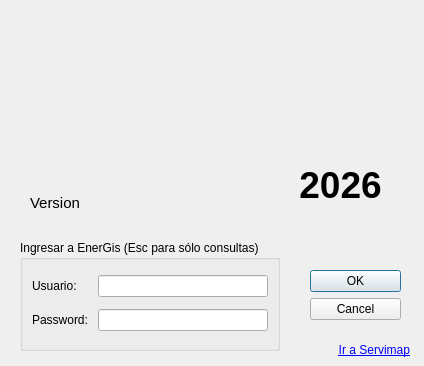
<?xml version="1.0" encoding="UTF-8"?>
<ui version="4.0">
 <class>frmLogin</class>
 <widget class="QDialog" name="frmLogin">
  <property name="windowModality">
   <enum>Qt::ApplicationModal</enum>
  </property>
  <property name="geometry">
   <rect>
    <x>0</x>
    <y>0</y>
    <width>424</width>
    <height>366</height>
   </rect>
  </property>
  <property name="windowTitle">
   <string>Login</string>
  </property>
  <property name="windowOpacity">
   <double>1.000000000000000</double>
  </property>
  <property name="sizeGripEnabled">
   <bool>false</bool>
  </property>
  <property name="modal">
   <bool>false</bool>
  </property>
  <widget class="QGroupBox" name="groupBox">
   <property name="enabled">
    <bool>true</bool>
   </property>
   <property name="geometry">
    <rect>
     <x>20</x>
     <y>240</y>
     <width>260</width>
     <height>111</height>
    </rect>
   </property>
   <property name="title">
    <string>Ingresar a EnerGis (Esc para sólo consultas)</string>
   </property>
   <layout class="QGridLayout" name="gridLayout">
    <item row="0" column="1">
     <widget class="QLineEdit" name="txtUsuario"/>
    </item>
    <item row="0" column="0">
     <widget class="QLabel" name="label">
      <property name="text">
       <string>Usuario:</string>
      </property>
     </widget>
    </item>
    <item row="1" column="1">
     <widget class="QLineEdit" name="txtPassword">
      <property name="inputMethodHints">
       <set>Qt::ImhHiddenText|Qt::ImhNoAutoUppercase|Qt::ImhNoPredictiveText|Qt::ImhSensitiveData</set>
      </property>
      <property name="maxLength">
       <number>20</number>
      </property>
      <property name="echoMode">
       <enum>QLineEdit::Password</enum>
      </property>
     </widget>
    </item>
    <item row="1" column="0">
     <widget class="QLabel" name="label_2">
      <property name="text">
       <string>Password: </string>
      </property>
     </widget>
    </item>
   </layout>
  </widget>
  <widget class="QDialogButtonBox" name="buttonBox">
   <property name="geometry">
    <rect>
     <x>310</x>
     <y>270</y>
     <width>91</width>
     <height>61</height>
    </rect>
   </property>
   <property name="autoFillBackground">
    <bool>true</bool>
   </property>
   <property name="orientation">
    <enum>Qt::Vertical</enum>
   </property>
   <property name="standardButtons">
    <set>QDialogButtonBox::Cancel|QDialogButtonBox::Ok</set>
   </property>
  </widget>
  <widget class="QLabel" name="img">
   <property name="geometry">
    <rect>
     <x>20</x>
     <y>10</y>
     <width>391</width>
     <height>221</height>
    </rect>
   </property>
   <property name="font">
    <font>
     <bold>false</bold>
    </font>
   </property>
   <property name="frameShape">
    <enum>QFrame::NoFrame</enum>
   </property>
   <property name="frameShadow">
    <enum>QFrame::Plain</enum>
   </property>
   <property name="text">
    <string/>
   </property>
   <property name="textFormat">
    <enum>Qt::AutoText</enum>
   </property>
   <property name="scaledContents">
    <bool>true</bool>
   </property>
  </widget>
  <widget class="QLabel" name="lblVersion">
   <property name="geometry">
    <rect>
     <x>30</x>
     <y>195</y>
     <width>230</width>
     <height>16</height>
    </rect>
   </property>
   <property name="font">
    <font>
     <pointsize>11</pointsize>
    </font>
   </property>
   <property name="text">
    <string>Version</string>
   </property>
  </widget>
  <widget class="QLabel" name="lblAnio">
   <property name="geometry">
    <rect>
     <x>290</x>
     <y>160</y>
     <width>101</width>
     <height>50</height>
    </rect>
   </property>
   <property name="font">
    <font>
     <pointsize>28</pointsize>
     <bold>true</bold>
    </font>
   </property>
   <property name="text">
    <string>2026</string>
   </property>
   <property name="textFormat">
    <enum>Qt::AutoText</enum>
   </property>
   <property name="scaledContents">
    <bool>false</bool>
   </property>
   <property name="alignment">
    <set>Qt::AlignCenter</set>
   </property>
  </widget>
  <widget class="QLabel" name="lblWeb">
   <property name="geometry">
    <rect>
     <x>329</x>
     <y>340</y>
     <width>81</width>
     <height>20</height>
    </rect>
   </property>
   <property name="font">
    <font>
     <pointsize>9</pointsize>
    </font>
   </property>
   <property name="cursor">
    <cursorShape>PointingHandCursor</cursorShape>
   </property>
   <property name="text">
    <string>&lt;a href=&quot;https://www.servimap.com.ar&quot;&gt;Ir a Servimap&lt;/a&gt;</string>
   </property>
   <property name="alignment">
    <set>Qt::AlignRight|Qt::AlignTrailing|Qt::AlignVCenter</set>
   </property>
  </widget>
  <zorder>img</zorder>
  <zorder>groupBox</zorder>
  <zorder>buttonBox</zorder>
  <zorder>lblVersion</zorder>
  <zorder>lblAnio</zorder>
  <zorder>lblWeb</zorder>
 </widget>
 <resources/>
 <connections/>
</ui>
